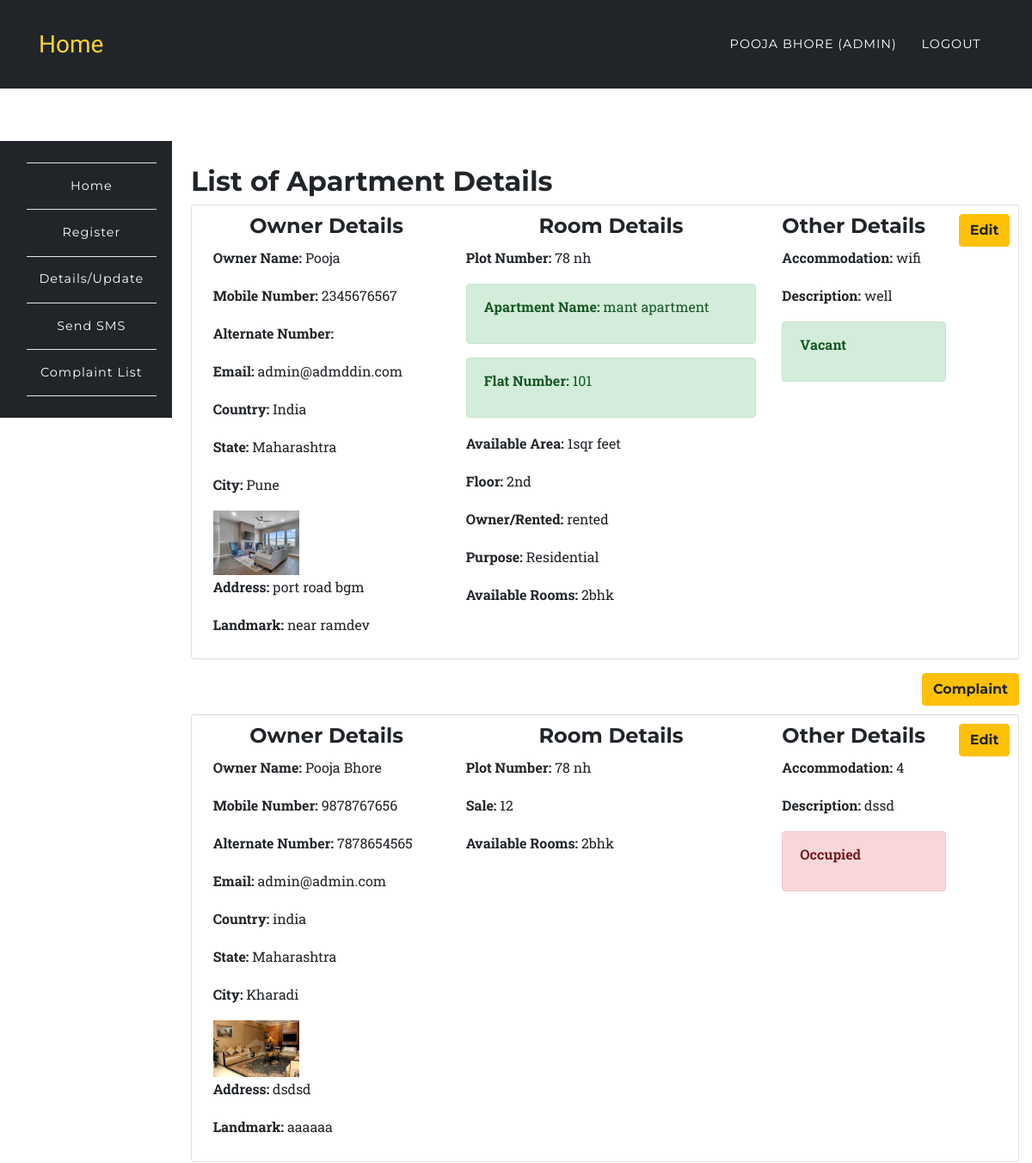
The app's page /app/list.php (signed in, upper part), older data.
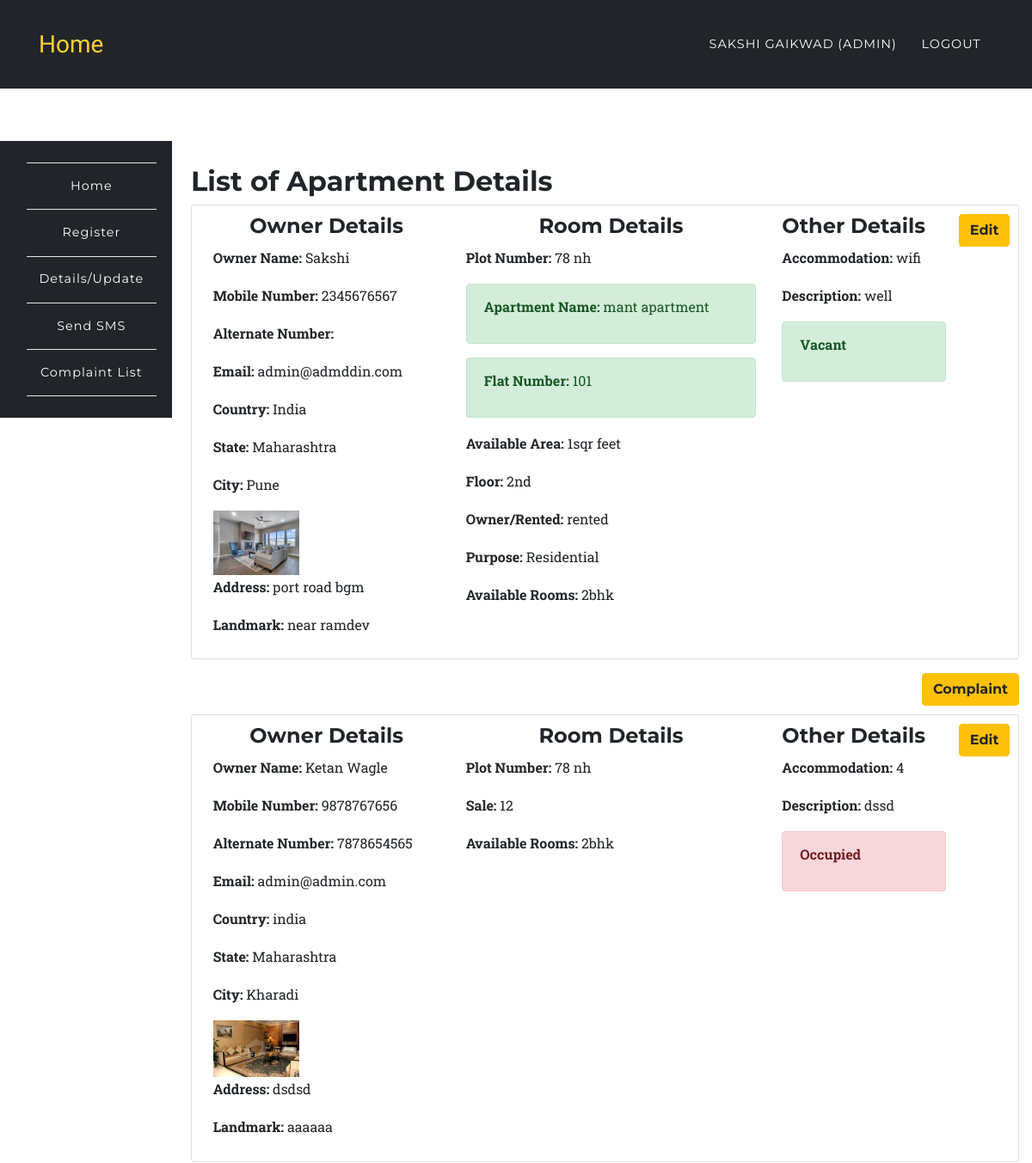
The same page, newer data.
### tables this page shows
CREATE TABLE `room_rental_registrations_apartment` (
  `id` int(10) UNSIGNED NOT NULL,
  `fullname` varchar(191) NOT NULL,
  `mobile` varchar(191) NOT NULL,
  `alternat_mobile` varchar(191) NOT NULL,
  `email` varchar(191) NOT NULL,
  `country` varchar(191) NOT NULL,
  `state` varchar(191) NOT NULL,
  `city` varchar(191) NOT NULL,
  `landmark` varchar(191) NOT NULL,
  `rent` varchar(191) NOT NULL,
  `deposit` varchar(191) NOT NULL,
  `plot_number` varchar(191) NOT NULL,
  `apartment_name` varchar(100) DEFAULT NULL,
  `ap_number_of_plats` varchar(100) DEFAULT NULL,
  `rooms` varchar(100) DEFAULT NULL,
  `floor` varchar(100) DEFAULT NULL,
  `purpose` varchar(100) DEFAULT NULL,
  `own` varchar(100) DEFAULT NULL,
  `area` varchar(100) DEFAULT NULL,
  `address` varchar(191) NOT NULL,
  `accommodation` varchar(191) NOT NULL,
  `description` varchar(191) NOT NULL,
  `image` varchar(191) DEFAULT NULL,
  `open_for_sharing` varchar(191) DEFAULT NULL,
  `other` varchar(191) DEFAULT NULL,
  `vacant` int(1) NOT NULL DEFAULT '1',
  `created_at` timestamp NULL DEFAULT CURRENT_TIMESTAMP,
  `updated_at` timestamp NULL DEFAULT CURRENT_TIMESTAMP,
  `user_id` int(10) DEFAULT NULL
);

CREATE TABLE `room_rental_registrations` (
  `id` int(10) UNSIGNED NOT NULL,
  `fullname` varchar(191) NOT NULL,
  `mobile` varchar(191) NOT NULL,
  `alternat_mobile` varchar(191) NOT NULL,
  `email` varchar(191) NOT NULL,
  `country` varchar(191) NOT NULL,
  `state` varchar(191) NOT NULL,
  `city` varchar(191) NOT NULL,
  `landmark` varchar(191) NOT NULL,
  `rent` varchar(191) NOT NULL,
  `sale` varchar(190) DEFAULT NULL,
  `deposit` varchar(191) NOT NULL,
  `plot_number` varchar(191) NOT NULL,
  `rooms` varchar(100) DEFAULT NULL,
  `address` varchar(191) NOT NULL,
  `accommodation` varchar(191) NOT NULL,
  `description` varchar(191) NOT NULL,
  `image` varchar(191) DEFAULT NULL,
  `open_for_sharing` varchar(191) DEFAULT NULL,
  `other` varchar(191) DEFAULT NULL,
  `vacant` int(1) NOT NULL DEFAULT '1',
  `created_at` timestamp NULL DEFAULT CURRENT_TIMESTAMP,
  `updated_at` timestamp NULL DEFAULT CURRENT_TIMESTAMP,
  `user_id` int(10) DEFAULT NULL
);

### app/list.php (the view, shortened to what this page needs)
<?php
	require '../config/config.php';
		try {
			if($_SESSION['role'] == 'admin'){
				$stmt = $connect->prepare('SELECT * FROM room_rental_registrations_apartment');
				$stmt->execute();
				$data1 = $stmt->fetchAll (PDO::FETCH_ASSOC);
				$stmt = $connect->prepare('SELECT * FROM room_rental_registrations');
				$stmt->execute();
				$data2 = $stmt->fetchAll (PDO::FETCH_ASSOC);
				$data = array_merge($data1,$data2);
			}
		}catch(PDOException $e) {
			$errMsg = $e->getMessage();
		}
?>
<?php include '../include/header.php';?>
	<nav class="navbar navbar-expand-lg navbar-dark fixed-top" style="background-color:#212529;" id="mainNav">
      <div class="container">
	  <a class="navbar-brand js-scroll-trigger" href="../index.php">Home</a>
        <div class="collapse navbar-collapse" id="navbarResponsive">
          <ul class="navbar-nav text-uppercase ml-auto">
            <li class="nav-item">
              <a class="nav-link" href="#"><?php echo $_SESSION['fullname']; ?> <?php if($_SESSION['role'] == 'admin'){ echo "(Admin)"; } ?></a>
            </li>
            <li class="nav-item">
              <a href="../auth/logout.php" class="nav-link">Logout</a>
            </li>
          </ul>
        </div>
      </div>
    </nav>
	<section style="padding-left:0px;">
		<?php include '../include/side-nav.php';?>
	</section>
<section class="wrapper" style="margin-left: 16%;margin-top: -23%;">
	<div class="container">
		<div class="row">
			<div class="col-12">
			<br>
			<h2>List of Apartment Details</h2>
				<?php
					foreach ($data as $key => $value) {
						echo '<div class="card card-inverse card-info mb-3" style="padding:1%;">
								  <div class="card-block">';
								  	echo '<a class="btn btn-warning float-right" href="update.php?id='.$value['id'].'&act=';if(!empty($value['own'])){ echo "ap"; }else{ echo "indi"; } echo '">Edit</a>';
									 echo 	'<div class="row">
											<div class="col-4">
											<h4 class="text-center">Owner Details</h4>';
											 	echo '<p><b>Owner Name: </b>'.$value['fullname'].'</p>';
											 	echo '<p><b>Mobile Number: </b>'.$value['mobile'].'</p>';
											 	echo '<p><b>Alternate Number: </b>'.$value['alternat_mobile'].'</p>';
											 	echo '<p><b>Email: </b>'.$value['email'].'</p>';
											 	echo '<p><b>Country: </b>'.$value['country'].'</p><p><b> State: </b>'.$value['state'].'</p><p><b> City: </b>'.$value['city'].'</p>';
											 	if ($value['image'] !== 'uploads/') {
											 		echo '<img src="'.$value['image'].'" width="100">';
											 	}
											 	echo '<p><b>Address: </b>'.$value['address'].'</p><p><b> Landmark: </b>'.$value['landmark'].'</p>';
										echo '</div>
											<div class="col-5">
											<h4 class="text-center">Room Details</h4>';
												echo '<p><b>Plot Number: </b>'.$value['plot_number'].'</p>';
												if(isset($value['sale'])){
													echo '<p><b>Sale: </b>'.$value['sale'].'</p>';
												}
													if(isset($value['apartment_name']))
														echo '<div class="alert alert-success" role="alert"><p><b>Apartment Name: </b>'.$value['apartment_name'].'</p></div>';
													if(isset($value['ap_number_of_plats']))
														echo '<div class="alert alert-success" role="alert"><p><b>Flat Number: </b>'.$value['ap_number_of_plats'].'</p></div>';
												if(isset($value['own'])){
													echo '<p><b>Available Area: </b>'.$value['area'].'</p>';
													echo '<p><b>Floor: </b>'.$value['floor'].'</p>';
													echo '<p><b>Owner/Rented: </b>'.$value['own'].'</p>';
													echo '<p><b>Purpose: </b>'.$value['purpose'].'</p>';
												}
												echo '<p><b>Available Rooms: </b>'.$value['rooms'].'</p>';
										echo '</div>
											<div class="col-3">
											<h4>Other Details</h4>';
											echo '<p><b>Accommodation: </b>'.$value['accommodation'].'</p>';
											echo '<p><b>Description: </b>'.$value['description'].'</p>';
												if($value['vacant'] == 0){
													echo '<div class="alert alert-danger" role="alert"><p><b>Occupied</b></p></div>';
												}else{
													echo '<div class="alert alert-success" role="alert"><p><b>Vacant</b></p></div>';
												}
											echo '</div>
										</div>
								   </div>
								</div>';
								echo '<a class="btn btn-warning float-right" href="../app/complaint.php">Complaint</a><br><br>';
					}
				?>
			</div>
		</div>
	</div>
</section>
<?php include '../include/footer.php';?>

### include/header.php (shortened to what this page needs)
<!DOCTYPE html>
<html lang="en">
  <head>
    <link href="../assets/plugins/bootstrap/css/bootstrap.min.css" rel="stylesheet">
    <link href="../assets/plugins/font-awesome/css/font-awesome.min.css" rel="stylesheet" type="text/css">
    <link href="../assets/css/rent.css" rel="stylesheet">
    <link href="../assets/css/style.css" rel="stylesheet">
  </head>
  <body id="page-top">

### include/side-nav.php (shortened to what this page needs)
<br>
	<nav class="navbar navbar-expand-sm navbar-default sidebar" style="background-color:#212529;" id="mainNav">
      <div class="container">
        <div class="collapse navbar-collapse" id="navbarResponsive1">
          <ul class="navbar-nav text-center" style="    flex-direction: column;">
            <li class="nav-item">
              <a class="nav-link" href="../auth/dashboard.php">Home</a>
            </li>
            <li class="nav-item">
            	<?php if($_SESSION['role'] == 'admin' || $_SESSION['role'] == 'user'){
	        		echo '<a href="../app/register.php" class="nav-link">Register</a>';
	      	 	} ?>
            </li>
            <li class="nav-item">
	        	<a href="../app/list.php" class="nav-link">Details/Update</a>
            </li>
            <li class="nav-item">
              <?php if($_SESSION['role'] == 'admin'){
                echo '<a href="../app/sms.php" class="nav-link">Send SMS</a>';
              } ?>
            </li>
            <li class="nav-item">
              <?php if($_SESSION['role'] == 'admin'){
                echo '<a href="../app/cmplist.php" class="nav-link">Complaint List</a>';
              } ?>
            </li>
          </ul>
        </div>
      </div>
    </nav>

### include/footer.php (shortened to what this page needs)
  </body>
</html>

### assets/css/rent.css (style rules this page uses)
body { overflow-x: hidden; font-family: 'Roboto Slab', 'Helvetica Neue', Helvetica, Arial, sans-serif; }
p { line-height: 1.75; }
a { color: #fed136; }
h1, h2, h3, h4, h5, h6 { font-weight: 700; font-family: 'Montserrat', 'Helvetica Neue', Helvetica, Arial, sans-serif; }
section { padding: 100px 0; }
@media (min-width: 768px) { section { padding: 140px 0; } }
.btn { font-family: 'Montserrat', 'Helvetica Neue', Helvetica, Arial, sans-serif; font-weight: 700; }
#mainNav { background-color: #212529; }
#mainNav .navbar-brand { color: #fed136; font-family: 'Kaushan Script', 'Helvetica Neue', Helvetica, Arial, cursive; }
#mainNav .navbar-nav .nav-item .nav-link { font-size: 90%; font-weight: 400; padding: 0.75em 0; letter-spacing: 1px; color: white; font-family: 'Montserrat', 'Helvetica Neue', Helvetica, Arial, sans-serif; }
@media (min-width: 992px) { #mainNav { padding-top: 25px; padding-bottom: 25px; -webkit-transition: padding-top 0.3s, padding-bottom 0.3s; -moz-transition: padding-top 0.3s, padding-bottom 0.3s; transition: padding-top 0.3s, padding-bottom 0.3s; border: none; background-color: transparent; } }
@media (min-width: 992px) { #mainNav .navbar-brand { font-size: 1.75em; -webkit-transition: all 0.3s; -moz-transition: all 0.3s; transition: all 0.3s; } }
@media (min-width: 992px) { #mainNav .navbar-nav .nav-item .nav-link { padding: 1.1em 1em !important; } }

### assets/css/style.css (style rules this page uses)
.navbar { border-radius: 0px; }
nav.sidebar, .main { -webkit-transition: margin 200ms ease-out; -moz-transition: margin 200ms ease-out; -o-transition: margin 200ms ease-out; transition: margin 200ms ease-out; }
@media (min-width: 765px) { nav.sidebar .navbar-nav > li:first-child { border-top: 1px #e5e5e5 solid; } }
@media (min-width: 765px) { nav.sidebar .navbar-nav > li { border-bottom: 1px #e5e5e5 solid; } }
@media (min-width: 765px) { nav.sidebar .navbar-collapse, nav.sidebar .container-fluid { padding: 0 0px 0 0px; } }
@media (min-width: 765px) { nav.sidebar { width: 200px; height: 100%; //margin-left: -160px; float: left; margin-bottom: 0px; } }
@media (min-width: 765px) { nav.sidebar li { width: 100%; } }
section { padding-left: 15px; }

Row changes from the older to the newer data that the page shows:
changed room_rental_registrations_apartment "admin@admddin.com": fullname "Pooja" → "Sakshi"
changed room_rental_registrations "admin@admin.com": fullname "Pooja Bhore" → "Ketan Wagle"
Text that changed along with them:
$_SESSION['fullname']: "POOJA BHORE" → "SAKSHI GAIKWAD"
